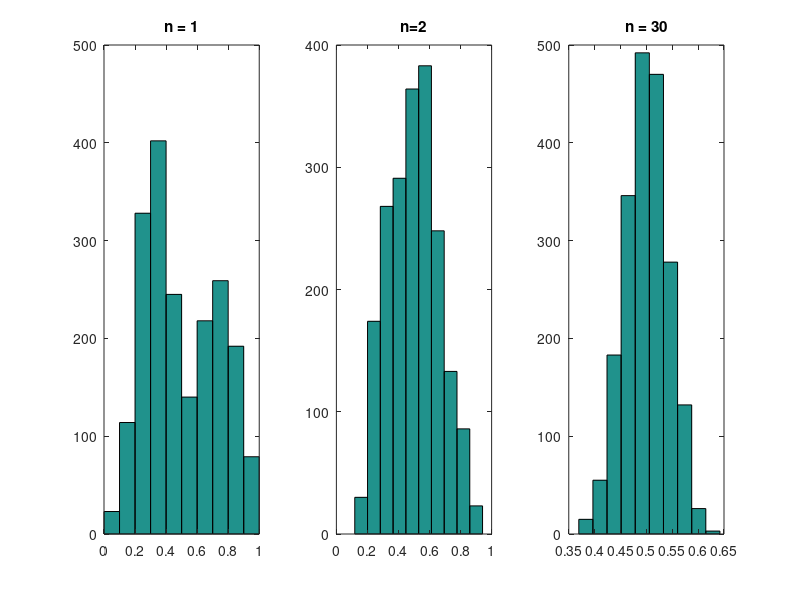

The MATLAB script that drew this image:
clear;
nn = 1;
ff = [];
for nn = 1:nn
    x = [randn(1,400)*.1+.3, randn(1,400)*.1+.7, randn(1,400)*.1+.4, randn(1,400)*.1+.3, randn(1,400)*.1+.8];
    for n = 1:2000
        if x(n) < 0
            x(n) = 0;
        end
        if x(n) > 1
            x(n) = 1;
        end
    end
    y = x(randperm(length(x)));
    ff = [ff;y];
%    ff = mean(ff)
end
subplot(1,3,1);
hist(ff);
title('n = 1');
clear;
nn = 2;
ff = [];
for nn = 1:nn
    x = [randn(1,400)*.1+.3, randn(1,400)*.1+.7, randn(1,400)*.1+.4, randn(1,400)*.1+.3, randn(1,400)*.1+.8];
    for n = 1:2000
        if x(n) < 0
            x(n) = 0;
        end
        if x(n) > 1
            x(n) = 1;
        end
    end
    y = x(randperm(length(x)));
    ff = [ff;y];
end
ff = mean(ff);
subplot(1,3,2);
hist(ff)
title('n=2');
clear;
nn = 30;
ff = [];
for nn = 1:nn
    x = [randn(1,400)*.1+.3, randn(1,400)*.1+.7, randn(1,400)*.1+.4, randn(1,400)*.1+.3, randn(1,400)*.1+.8];
    for n = 1:2000
        if x(n) < 0
            x(n) = 0;
        end
        if x(n) > 1
            x(n) = 1;
        end
    end
    y = x(randperm(length(x)));
    ff = [ff;y];
end
ff = mean(ff);
subplot(1,3,3)
hist(ff)
title('n = 30')
        

